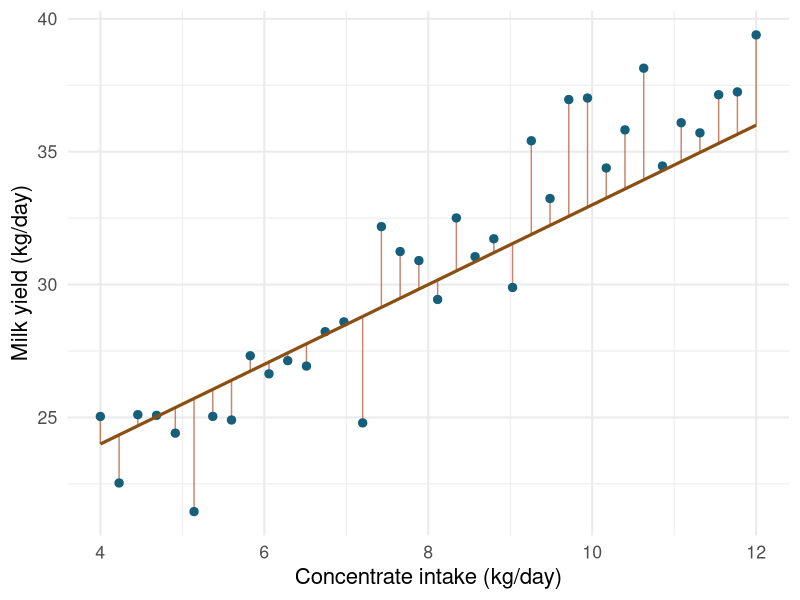
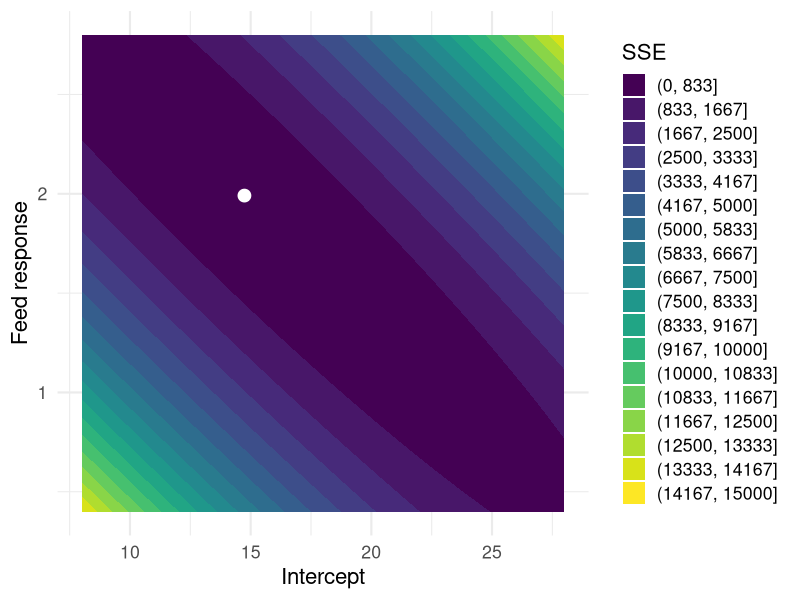
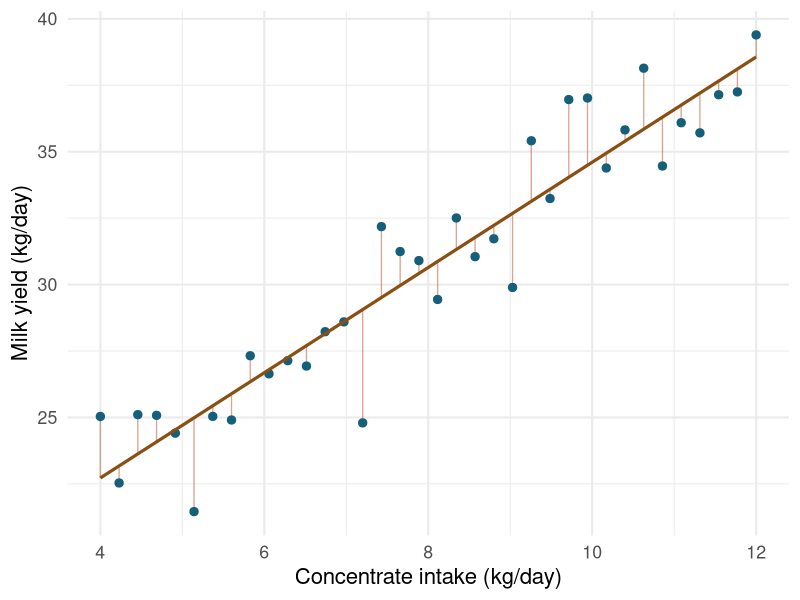
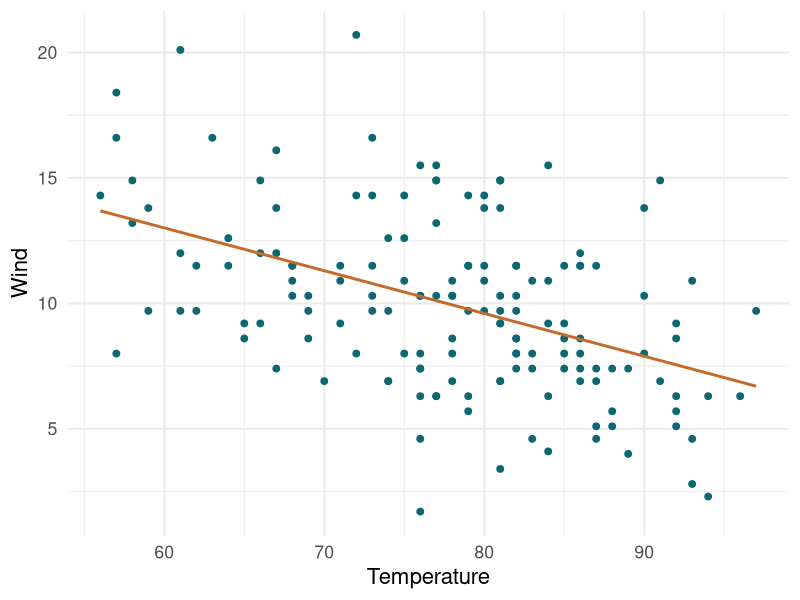
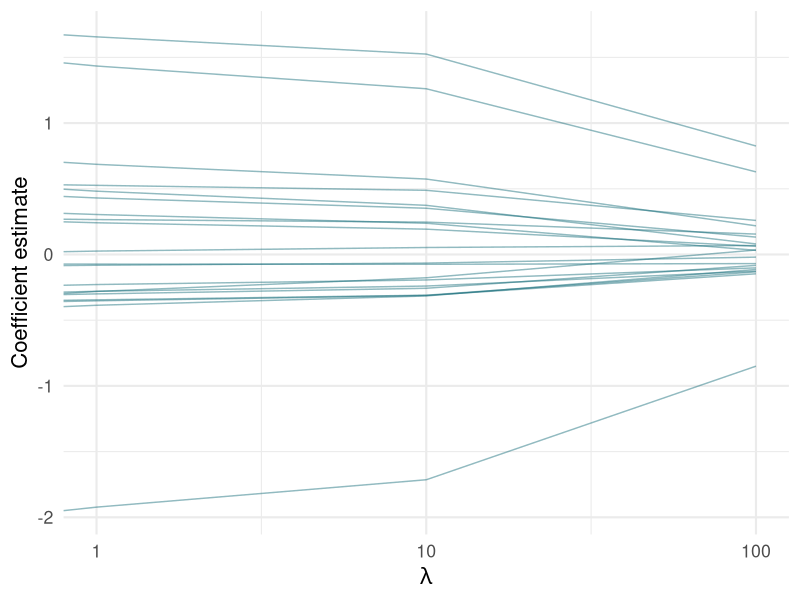

Source code (R) for these figures, in order:
## ---- chunk 1
library(ggplot2)
library(knitr)
theme_set(theme_minimal(base_size = 16))

set.seed(2026)

milk_data <- data.frame(
  feed_kg = seq(4, 12, length.out = 36)
)

milk_data$milk_kg <- 17.5 + 1.65 * milk_data$feed_kg +
  rnorm(nrow(milk_data), sd = 1.8)
## ---- chunk 2
candidate_beta <- c(intercept = 18, slope = 1.5)

milk_data$candidate_pred <- candidate_beta["intercept"] +
  candidate_beta["slope"] * milk_data$feed_kg

ggplot(milk_data, aes(feed_kg, milk_kg)) +
  geom_segment(
    aes(xend = feed_kg, yend = candidate_pred),
    color = "#b85c38",
    linewidth = 0.5,
    alpha = 0.75
  ) +
  geom_point(size = 2.5, color = "#155f7a") +
  geom_line(aes(y = candidate_pred), color = "#8a4f12", linewidth = 1.1) +
  labs(x = "Concentrate intake (kg/day)", y = "Milk yield (kg/day)")
## ---- chunk 3
sse_feed_model <- function(par, data) {
  beta_0 <- par[1]
  beta_1 <- par[2]

  y_hat <- beta_0 + beta_1 * data$feed_kg
  sum((data$milk_kg - y_hat)^2)
}

sse_feed_model(candidate_beta, milk_data)
## ---- chunk 4
loss_grid <- expand.grid(
  intercept = seq(8, 28, length.out = 90),
  slope = seq(0.4, 2.8, length.out = 90)
)

loss_grid$sse <- mapply(
  FUN = function(intercept, slope) sse_feed_model(c(intercept, slope), milk_data),
  intercept = loss_grid$intercept,
  slope = loss_grid$slope
)

best_grid <- loss_grid[which.min(loss_grid$sse), ]
best_grid
## ---- chunk 5
ggplot(loss_grid, aes(intercept, slope, z = sse)) +
  geom_contour_filled(bins = 18) +
  geom_point(
    data = best_grid,
    aes(intercept, slope),
    inherit.aes = FALSE,
    color = "white",
    size = 4
  ) +
  labs(x = "Intercept", y = "Feed response", fill = "SSE")
## ---- chunk 6
fit_optim <- optim(
  par = c(15, 1),
  fn = sse_feed_model,
  data = milk_data,
  method = "BFGS"
)

coef_optim <- setNames(fit_optim$par, c("intercept", "slope"))
coef_optim
## ---- chunk 7
milk_data$optim_pred <- coef_optim["intercept"] + coef_optim["slope"] * milk_data$feed_kg

ggplot(milk_data, aes(feed_kg, milk_kg)) +
  geom_segment(
    aes(xend = feed_kg, yend = optim_pred),
    color = "#b85c38",
    linewidth = 0.45,
    alpha = 0.55
  ) +
  geom_point(size = 2.5, color = "#155f7a") +
  geom_line(aes(y = optim_pred), color = "#8a4f12", linewidth = 1.1) +
  labs(x = "Concentrate intake (kg/day)", y = "Milk yield (kg/day)")
## ---- chunk 8
fit_bounded <- optim(
  par = c(15, 1),
  fn = sse_feed_model,
  data = milk_data,
  method = "L-BFGS-B",
  lower = c(-Inf, 0),
  upper = c(Inf, 4)
)

fit_too_tight <- optim(
  par = c(15, 1),
  fn = sse_feed_model,
  data = milk_data,
  method = "L-BFGS-B",
  lower = c(-Inf, 0),
  upper = c(Inf, 1)
)
## ---- chunk 9
data.frame(
  parameter = c("intercept", "slope"),
  unconstrained = coef_optim,
  bounded = fit_bounded$par,
  too_tight = fit_too_tight$par
)
## ---- chunk 10
y_feed <- milk_data$milk_kg
X_feed <- model.matrix(~ feed_kg, data = milk_data)
head(X_feed)
## ---- chunk 11
beta_closed <- solve(t(X_feed) %*% X_feed, t(X_feed) %*% y_feed)
coef_lm <- coef(lm(milk_kg ~ feed_kg, data = milk_data))

data.frame(
  method = c("optim", "closed form", "lm"),
  intercept = c(coef_optim["intercept"], beta_closed[1, 1], coef_lm[[1]]),
  slope = c(coef_optim["slope"], beta_closed[2, 1], coef_lm[["feed_kg"]])
)
## ---- chunk 12
X_mean <- matrix(1, nrow = length(y_feed), ncol = 1)

solve(t(X_mean) %*% X_mean, t(X_mean) %*% y_feed)
mean(y_feed)
## ---- chunk 13
data(airquality)
dat <- na.omit(airquality[, c("Wind", "Temp", "Month")])
y <- dat$Wind
X_temp <- model.matrix(~ Temp, data = dat)

beta_temp <- solve(t(X_temp) %*% X_temp, t(X_temp) %*% y)

data.frame(
  parameter = rownames(beta_temp),
  estimate = as.numeric(beta_temp)
)
## ---- chunk 14
dat$pred_lm <- drop(X_temp %*% beta_temp)

ggplot(dat, aes(Temp, Wind)) +
  geom_point(color = "#0c6773", size = 2) +
  geom_line(aes(y = pred_lm), color = "#c46a2b", linewidth = 1) +
  labs(x = "Temperature", y = "Wind")
## ---- chunk 15
X_multi <- model.matrix(~ Temp + Month, data = dat)
beta_multi <- solve(t(X_multi) %*% X_multi, t(X_multi) %*% y)

data.frame(
  parameter = rownames(beta_multi),
  estimate = as.numeric(beta_multi)
)
## ---- chunk 16
set.seed(2026)
n <- 80
p <- 20
X <- matrix(rnorm(n * p), nrow = n, ncol = p)
beta_true <- c(2.5, -2, 1.2, rep(0, p - 3))
y_ridge <- 12 + X %*% beta_true + rnorm(n, sd = 3)

X_scaled <- scale(X)
X_ridge <- cbind(Intercept = 1, X_scaled)

ridge_fit <- function(lambda, X, y) {
  penalty <- diag(ncol(X))
  penalty[1, 1] <- 0
  solve(t(X) %*% X + lambda * penalty, t(X) %*% y)
}

lambdas <- c(0, 1, 10, 100)
ridge_out <- do.call(
  rbind,
  lapply(lambdas, function(lambda) {
    beta <- ridge_fit(lambda, X_ridge, y_ridge)
    data.frame(lambda = lambda, coefficient = seq_along(beta) - 1, estimate = as.numeric(beta))
  })
)
## ---- chunk 17
ggplot(subset(ridge_out, coefficient > 0), aes(lambda, estimate, group = coefficient)) +
  geom_line(alpha = 0.45, color = "#0c6773") +
  scale_x_log10(breaks = lambdas[-1]) +
  labs(x = expression(lambda), y = "Coefficient estimate")
## ---- chunk 18
set.seed(2026)

n_animals <- 12
records_per_animal <- 2
animal_id <- factor(rep(seq_len(n_animals), each = records_per_animal))

true_u <- rnorm(n_animals, mean = 0, sd = 2.0)
animal_y <- 30 + true_u[animal_id] + rnorm(length(animal_id), sd = 3.0)

X_animal <- matrix(1, nrow = length(animal_y), ncol = 1)
Z_animal <- model.matrix(~ animal_id - 1)
lambda <- 3.0^2 / 2.0^2
## ---- chunk 19
lhs <- rbind(
  cbind(t(X_animal) %*% X_animal, t(X_animal) %*% Z_animal),
  cbind(t(Z_animal) %*% X_animal, t(Z_animal) %*% Z_animal + lambda * diag(n_animals))
)

rhs <- rbind(t(X_animal) %*% animal_y, t(Z_animal) %*% animal_y)
solution <- solve(lhs, rhs)

head(data.frame(
  animal = seq_len(n_animals),
  true_effect = true_u,
  blup = solution[-1, 1]
))
